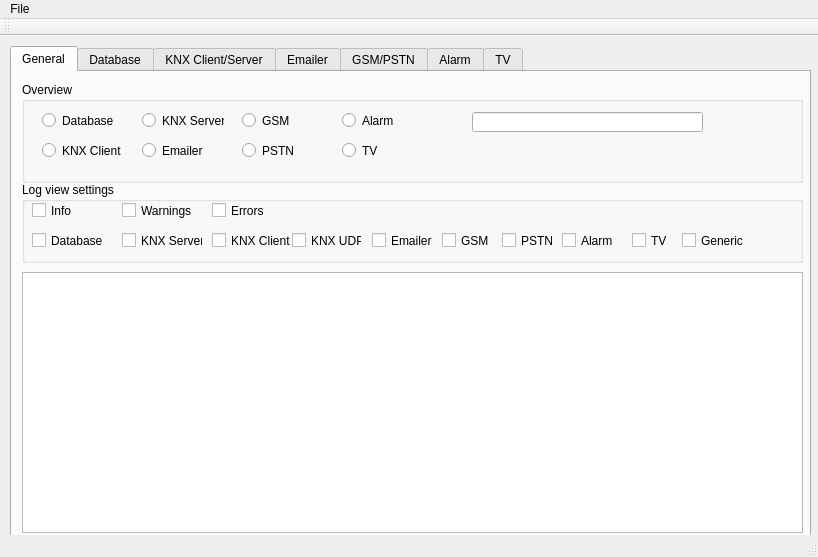
<?xml version="1.0" encoding="UTF-8"?>
<ui version="4.0">
 <class>MainWindow</class>
 <widget class="QMainWindow" name="MainWindow">
  <property name="geometry">
   <rect>
    <x>0</x>
    <y>0</y>
    <width>818</width>
    <height>557</height>
   </rect>
  </property>
  <property name="windowTitle">
   <string>GiDT KNX Server</string>
  </property>
  <property name="windowIcon">
   <iconset resource="resources.qrc">
    <normaloff>:/images/icon.png</normaloff>:/images/icon.png</iconset>
  </property>
  <widget class="QWidget" name="centralWidget">
   <widget class="QTabWidget" name="tabWidget">
    <property name="geometry">
     <rect>
      <x>10</x>
      <y>10</y>
      <width>801</width>
      <height>491</height>
     </rect>
    </property>
    <property name="font">
     <font>
      <pointsize>9</pointsize>
     </font>
    </property>
    <property name="currentIndex">
     <number>0</number>
    </property>
    <widget class="QWidget" name="tabGeneral">
     <attribute name="title">
      <string>General</string>
     </attribute>
     <widget class="QGroupBox" name="groupBox_3">
      <property name="geometry">
       <rect>
        <x>10</x>
        <y>110</y>
        <width>781</width>
        <height>81</height>
       </rect>
      </property>
      <property name="title">
       <string>Log view settings</string>
      </property>
      <widget class="QCheckBox" name="chk_LogViewDb">
       <property name="geometry">
        <rect>
         <x>10</x>
         <y>50</y>
         <width>81</width>
         <height>17</height>
        </rect>
       </property>
       <property name="text">
        <string>Database</string>
       </property>
      </widget>
      <widget class="QCheckBox" name="chk_LogViewKnxServer">
       <property name="geometry">
        <rect>
         <x>100</x>
         <y>50</y>
         <width>81</width>
         <height>17</height>
        </rect>
       </property>
       <property name="text">
        <string>KNX Server</string>
       </property>
      </widget>
      <widget class="QCheckBox" name="chk_LogViewKnxClient">
       <property name="geometry">
        <rect>
         <x>190</x>
         <y>50</y>
         <width>81</width>
         <height>17</height>
        </rect>
       </property>
       <property name="text">
        <string>KNX Client</string>
       </property>
      </widget>
      <widget class="QCheckBox" name="chk_LogViewKnxUdp">
       <property name="geometry">
        <rect>
         <x>270</x>
         <y>50</y>
         <width>70</width>
         <height>17</height>
        </rect>
       </property>
       <property name="text">
        <string>KNX UDP</string>
       </property>
      </widget>
      <widget class="QCheckBox" name="chk_LogViewEmailer">
       <property name="geometry">
        <rect>
         <x>350</x>
         <y>50</y>
         <width>70</width>
         <height>17</height>
        </rect>
       </property>
       <property name="text">
        <string>Emailer</string>
       </property>
      </widget>
      <widget class="QCheckBox" name="chk_LogViewGsm">
       <property name="geometry">
        <rect>
         <x>420</x>
         <y>50</y>
         <width>51</width>
         <height>17</height>
        </rect>
       </property>
       <property name="text">
        <string>GSM</string>
       </property>
      </widget>
      <widget class="QCheckBox" name="chk_LogViewPstn">
       <property name="geometry">
        <rect>
         <x>480</x>
         <y>50</y>
         <width>51</width>
         <height>17</height>
        </rect>
       </property>
       <property name="text">
        <string>PSTN</string>
       </property>
      </widget>
      <widget class="QCheckBox" name="chk_LogViewAlarm">
       <property name="geometry">
        <rect>
         <x>540</x>
         <y>50</y>
         <width>61</width>
         <height>17</height>
        </rect>
       </property>
       <property name="text">
        <string>Alarm</string>
       </property>
      </widget>
      <widget class="QCheckBox" name="chk_LogViewTv">
       <property name="geometry">
        <rect>
         <x>610</x>
         <y>50</y>
         <width>41</width>
         <height>17</height>
        </rect>
       </property>
       <property name="text">
        <string>TV</string>
       </property>
      </widget>
      <widget class="QCheckBox" name="chk_LogViewGeneric">
       <property name="geometry">
        <rect>
         <x>660</x>
         <y>50</y>
         <width>70</width>
         <height>17</height>
        </rect>
       </property>
       <property name="text">
        <string>Generic</string>
       </property>
      </widget>
      <widget class="QCheckBox" name="chk_LogViewInfo">
       <property name="geometry">
        <rect>
         <x>10</x>
         <y>20</y>
         <width>61</width>
         <height>17</height>
        </rect>
       </property>
       <property name="text">
        <string>Info</string>
       </property>
      </widget>
      <widget class="QCheckBox" name="chk_LogViewWarnings">
       <property name="geometry">
        <rect>
         <x>100</x>
         <y>20</y>
         <width>70</width>
         <height>17</height>
        </rect>
       </property>
       <property name="text">
        <string>Warnings</string>
       </property>
      </widget>
      <widget class="QCheckBox" name="chk_LogViewErrors">
       <property name="geometry">
        <rect>
         <x>190</x>
         <y>20</y>
         <width>70</width>
         <height>17</height>
        </rect>
       </property>
       <property name="text">
        <string>Errors</string>
       </property>
      </widget>
     </widget>
     <widget class="QGroupBox" name="groupBox_8">
      <property name="geometry">
       <rect>
        <x>10</x>
        <y>10</y>
        <width>781</width>
        <height>101</height>
       </rect>
      </property>
      <property name="title">
       <string>Overview</string>
      </property>
      <widget class="QRadioButton" name="rbn_GeneralDb">
       <property name="geometry">
        <rect>
         <x>20</x>
         <y>30</y>
         <width>82</width>
         <height>17</height>
        </rect>
       </property>
       <property name="text">
        <string>Database</string>
       </property>
       <property name="checkable">
        <bool>false</bool>
       </property>
      </widget>
      <widget class="QRadioButton" name="rbn_GeneralKnxClient">
       <property name="geometry">
        <rect>
         <x>20</x>
         <y>60</y>
         <width>82</width>
         <height>17</height>
        </rect>
       </property>
       <property name="text">
        <string>KNX Client</string>
       </property>
       <property name="checkable">
        <bool>false</bool>
       </property>
      </widget>
      <widget class="QRadioButton" name="rbn_GeneralKnxServer">
       <property name="geometry">
        <rect>
         <x>120</x>
         <y>30</y>
         <width>82</width>
         <height>17</height>
        </rect>
       </property>
       <property name="text">
        <string>KNX Server</string>
       </property>
       <property name="checkable">
        <bool>false</bool>
       </property>
      </widget>
      <widget class="QRadioButton" name="rbn_GeneralEmailer">
       <property name="geometry">
        <rect>
         <x>120</x>
         <y>60</y>
         <width>82</width>
         <height>17</height>
        </rect>
       </property>
       <property name="text">
        <string>Emailer</string>
       </property>
       <property name="checkable">
        <bool>false</bool>
       </property>
      </widget>
      <widget class="QRadioButton" name="rbn_GeneralGsm">
       <property name="geometry">
        <rect>
         <x>220</x>
         <y>30</y>
         <width>82</width>
         <height>17</height>
        </rect>
       </property>
       <property name="text">
        <string>GSM</string>
       </property>
       <property name="checkable">
        <bool>false</bool>
       </property>
      </widget>
      <widget class="QRadioButton" name="rbn_GeneralPstn">
       <property name="geometry">
        <rect>
         <x>220</x>
         <y>60</y>
         <width>82</width>
         <height>17</height>
        </rect>
       </property>
       <property name="text">
        <string>PSTN</string>
       </property>
       <property name="checkable">
        <bool>false</bool>
       </property>
      </widget>
      <widget class="QRadioButton" name="rbn_GeneralAlarm">
       <property name="geometry">
        <rect>
         <x>320</x>
         <y>30</y>
         <width>82</width>
         <height>17</height>
        </rect>
       </property>
       <property name="text">
        <string>Alarm</string>
       </property>
       <property name="checkable">
        <bool>false</bool>
       </property>
      </widget>
      <widget class="QRadioButton" name="rbn_GeneralTv">
       <property name="geometry">
        <rect>
         <x>320</x>
         <y>60</y>
         <width>82</width>
         <height>17</height>
        </rect>
       </property>
       <property name="text">
        <string>TV</string>
       </property>
       <property name="checkable">
        <bool>false</bool>
       </property>
      </widget>
      <widget class="QLineEdit" name="txt_toolsPath">
       <property name="geometry">
        <rect>
         <x>450</x>
         <y>30</y>
         <width>231</width>
         <height>20</height>
        </rect>
       </property>
      </widget>
     </widget>
     <widget class="QTableView" name="tbv_Log">
      <property name="geometry">
       <rect>
        <x>10</x>
        <y>200</y>
        <width>781</width>
        <height>261</height>
       </rect>
      </property>
      <attribute name="verticalHeaderVisible">
       <bool>false</bool>
      </attribute>
     </widget>
    </widget>
    <widget class="QWidget" name="tabDatabase">
     <attribute name="title">
      <string>Database</string>
     </attribute>
     <widget class="QGroupBox" name="groupBox">
      <property name="geometry">
       <rect>
        <x>10</x>
        <y>10</y>
        <width>781</width>
        <height>141</height>
       </rect>
      </property>
      <property name="font">
       <font>
        <pointsize>10</pointsize>
       </font>
      </property>
      <property name="title">
       <string>Database settings</string>
      </property>
      <widget class="QLabel" name="label">
       <property name="geometry">
        <rect>
         <x>10</x>
         <y>20</y>
         <width>61</width>
         <height>16</height>
        </rect>
       </property>
       <property name="text">
        <string>DB Name:</string>
       </property>
      </widget>
      <widget class="QLabel" name="label_2">
       <property name="geometry">
        <rect>
         <x>10</x>
         <y>50</y>
         <width>81</width>
         <height>16</height>
        </rect>
       </property>
       <property name="text">
        <string>Username:</string>
       </property>
      </widget>
      <widget class="QLineEdit" name="txt_DbName">
       <property name="geometry">
        <rect>
         <x>80</x>
         <y>20</y>
         <width>113</width>
         <height>20</height>
        </rect>
       </property>
      </widget>
      <widget class="QLineEdit" name="txt_DbUsername">
       <property name="geometry">
        <rect>
         <x>80</x>
         <y>50</y>
         <width>113</width>
         <height>20</height>
        </rect>
       </property>
      </widget>
      <widget class="QLabel" name="label_3">
       <property name="geometry">
        <rect>
         <x>10</x>
         <y>80</y>
         <width>71</width>
         <height>16</height>
        </rect>
       </property>
       <property name="text">
        <string>Password:</string>
       </property>
      </widget>
      <widget class="QLineEdit" name="txt_DbPassword">
       <property name="geometry">
        <rect>
         <x>80</x>
         <y>80</y>
         <width>113</width>
         <height>20</height>
        </rect>
       </property>
      </widget>
      <widget class="QCheckBox" name="chk_DbStartUp">
       <property name="geometry">
        <rect>
         <x>230</x>
         <y>20</y>
         <width>131</width>
         <height>17</height>
        </rect>
       </property>
       <property name="text">
        <string>Activate on startup</string>
       </property>
      </widget>
      <widget class="QPushButton" name="btn_DbConnect">
       <property name="geometry">
        <rect>
         <x>230</x>
         <y>50</y>
         <width>131</width>
         <height>23</height>
        </rect>
       </property>
       <property name="text">
        <string>Connect</string>
       </property>
      </widget>
      <widget class="QPushButton" name="btn_DbOpen">
       <property name="geometry">
        <rect>
         <x>230</x>
         <y>80</y>
         <width>131</width>
         <height>23</height>
        </rect>
       </property>
       <property name="text">
        <string>Open DB</string>
       </property>
      </widget>
      <widget class="QLineEdit" name="txt_DbHost">
       <property name="geometry">
        <rect>
         <x>80</x>
         <y>110</y>
         <width>113</width>
         <height>20</height>
        </rect>
       </property>
      </widget>
      <widget class="QLabel" name="label_16">
       <property name="geometry">
        <rect>
         <x>10</x>
         <y>110</y>
         <width>71</width>
         <height>16</height>
        </rect>
       </property>
       <property name="text">
        <string>Host:</string>
       </property>
      </widget>
      <widget class="QLabel" name="label_17">
       <property name="geometry">
        <rect>
         <x>410</x>
         <y>20</y>
         <width>51</width>
         <height>16</height>
        </rect>
       </property>
       <property name="frameShadow">
        <enum>QFrame::Plain</enum>
       </property>
       <property name="text">
        <string>Status:</string>
       </property>
      </widget>
      <widget class="QLineEdit" name="txt_DbStatus">
       <property name="enabled">
        <bool>false</bool>
       </property>
       <property name="geometry">
        <rect>
         <x>460</x>
         <y>20</y>
         <width>113</width>
         <height>20</height>
        </rect>
       </property>
       <property name="text">
        <string>Disconnected</string>
       </property>
      </widget>
     </widget>
     <widget class="QGroupBox" name="groupBox_5">
      <property name="geometry">
       <rect>
        <x>10</x>
        <y>160</y>
        <width>781</width>
        <height>301</height>
       </rect>
      </property>
      <property name="title">
       <string>DB Log</string>
      </property>
      <widget class="QColumnView" name="columnView_2">
       <property name="geometry">
        <rect>
         <x>5</x>
         <y>21</y>
         <width>771</width>
         <height>271</height>
        </rect>
       </property>
      </widget>
     </widget>
    </widget>
    <widget class="QWidget" name="tabKnx">
     <attribute name="title">
      <string>KNX Client/Server</string>
     </attribute>
     <widget class="QGroupBox" name="groupBox_4">
      <property name="geometry">
       <rect>
        <x>390</x>
        <y>10</y>
        <width>371</width>
        <height>191</height>
       </rect>
      </property>
      <property name="title">
       <string>KNX Server</string>
      </property>
      <widget class="QLabel" name="label_4">
       <property name="geometry">
        <rect>
         <x>30</x>
         <y>30</y>
         <width>61</width>
         <height>16</height>
        </rect>
       </property>
       <property name="text">
        <string>Interface:</string>
       </property>
      </widget>
      <widget class="QComboBox" name="cbx_KnxServerInterface">
       <property name="geometry">
        <rect>
         <x>110</x>
         <y>30</y>
         <width>131</width>
         <height>22</height>
        </rect>
       </property>
      </widget>
      <widget class="QPushButton" name="btn_KnxServerStart">
       <property name="geometry">
        <rect>
         <x>260</x>
         <y>30</y>
         <width>101</width>
         <height>81</height>
        </rect>
       </property>
       <property name="text">
        <string>Start</string>
       </property>
      </widget>
      <widget class="QLabel" name="label_11">
       <property name="geometry">
        <rect>
         <x>30</x>
         <y>60</y>
         <width>71</width>
         <height>16</height>
        </rect>
       </property>
       <property name="text">
        <string>Control Port:</string>
       </property>
      </widget>
      <widget class="QLabel" name="label_12">
       <property name="geometry">
        <rect>
         <x>30</x>
         <y>90</y>
         <width>71</width>
         <height>16</height>
        </rect>
       </property>
       <property name="text">
        <string>Data Port:</string>
       </property>
      </widget>
      <widget class="QSpinBox" name="sbx_KnxServerControlPort">
       <property name="geometry">
        <rect>
         <x>110</x>
         <y>60</y>
         <width>61</width>
         <height>22</height>
        </rect>
       </property>
       <property name="toolTip">
        <string>Leave it 0 for automatic binding</string>
       </property>
       <property name="maximum">
        <number>65535</number>
       </property>
      </widget>
      <widget class="QSpinBox" name="sbx_KnxServerDataPort">
       <property name="geometry">
        <rect>
         <x>110</x>
         <y>90</y>
         <width>61</width>
         <height>22</height>
        </rect>
       </property>
       <property name="toolTip">
        <string>Leave it 0 for automatic binding</string>
       </property>
       <property name="maximum">
        <number>65535</number>
       </property>
      </widget>
      <widget class="QLineEdit" name="txt_KnxServerControlPortCurr">
       <property name="geometry">
        <rect>
         <x>180</x>
         <y>60</y>
         <width>61</width>
         <height>20</height>
        </rect>
       </property>
       <property name="toolTip">
        <string>Current port binding that is used.</string>
       </property>
       <property name="readOnly">
        <bool>true</bool>
       </property>
      </widget>
      <widget class="QLineEdit" name="txt_KnxServerDataPortCurr">
       <property name="geometry">
        <rect>
         <x>180</x>
         <y>90</y>
         <width>61</width>
         <height>20</height>
        </rect>
       </property>
       <property name="toolTip">
        <string>Current port binding that is used.</string>
       </property>
       <property name="readOnly">
        <bool>true</bool>
       </property>
      </widget>
      <widget class="QCheckBox" name="chk_KnxServerStartup">
       <property name="geometry">
        <rect>
         <x>30</x>
         <y>120</y>
         <width>131</width>
         <height>17</height>
        </rect>
       </property>
       <property name="text">
        <string>Activate on startup</string>
       </property>
      </widget>
     </widget>
     <widget class="QGroupBox" name="groupBox_6">
      <property name="geometry">
       <rect>
        <x>10</x>
        <y>10</y>
        <width>371</width>
        <height>191</height>
       </rect>
      </property>
      <property name="title">
       <string>Client</string>
      </property>
      <widget class="QCheckBox" name="chk_KnxClientStartup">
       <property name="geometry">
        <rect>
         <x>10</x>
         <y>150</y>
         <width>131</width>
         <height>17</height>
        </rect>
       </property>
       <property name="text">
        <string>Activate on startup</string>
       </property>
      </widget>
      <widget class="QLabel" name="label_5">
       <property name="geometry">
        <rect>
         <x>10</x>
         <y>60</y>
         <width>61</width>
         <height>16</height>
        </rect>
       </property>
       <property name="text">
        <string>Gateway:</string>
       </property>
      </widget>
      <widget class="QComboBox" name="cbx_KnxClientGateway">
       <property name="geometry">
        <rect>
         <x>100</x>
         <y>60</y>
         <width>131</width>
         <height>22</height>
        </rect>
       </property>
       <property name="editable">
        <bool>true</bool>
       </property>
      </widget>
      <widget class="QPushButton" name="btn_KnxClientSearch">
       <property name="geometry">
        <rect>
         <x>250</x>
         <y>60</y>
         <width>101</width>
         <height>23</height>
        </rect>
       </property>
       <property name="text">
        <string>Search Gateways</string>
       </property>
      </widget>
      <widget class="QPushButton" name="btn_KnxClientConnect">
       <property name="geometry">
        <rect>
         <x>250</x>
         <y>90</y>
         <width>101</width>
         <height>23</height>
        </rect>
       </property>
       <property name="text">
        <string>Connect</string>
       </property>
      </widget>
      <widget class="QPushButton" name="btn_KnxClientDisconnect">
       <property name="geometry">
        <rect>
         <x>250</x>
         <y>120</y>
         <width>101</width>
         <height>23</height>
        </rect>
       </property>
       <property name="text">
        <string>Disconnect</string>
       </property>
      </widget>
      <widget class="QLabel" name="label_10">
       <property name="geometry">
        <rect>
         <x>10</x>
         <y>90</y>
         <width>81</width>
         <height>16</height>
        </rect>
       </property>
       <property name="text">
        <string>Gateway port:</string>
       </property>
      </widget>
      <widget class="QLabel" name="label_6">
       <property name="geometry">
        <rect>
         <x>10</x>
         <y>120</y>
         <width>81</width>
         <height>16</height>
        </rect>
       </property>
       <property name="text">
        <string>Last channel:</string>
       </property>
      </widget>
      <widget class="QLabel" name="label_15">
       <property name="geometry">
        <rect>
         <x>10</x>
         <y>30</y>
         <width>46</width>
         <height>13</height>
        </rect>
       </property>
       <property name="text">
        <string>Status:</string>
       </property>
      </widget>
      <widget class="QSpinBox" name="sbx_KnxClientGwPort">
       <property name="geometry">
        <rect>
         <x>100</x>
         <y>90</y>
         <width>61</width>
         <height>22</height>
        </rect>
       </property>
       <property name="toolTip">
        <string>Leave it 0 for automatic binding</string>
       </property>
       <property name="maximum">
        <number>65535</number>
       </property>
      </widget>
      <widget class="QSpinBox" name="sbx_KnxClientLastChannel">
       <property name="geometry">
        <rect>
         <x>100</x>
         <y>120</y>
         <width>61</width>
         <height>22</height>
        </rect>
       </property>
       <property name="toolTip">
        <string>Leave it 0 for automatic binding</string>
       </property>
       <property name="maximum">
        <number>65535</number>
       </property>
      </widget>
      <widget class="QLineEdit" name="txt_KnxClientControlPortCurr">
       <property name="geometry">
        <rect>
         <x>170</x>
         <y>90</y>
         <width>61</width>
         <height>20</height>
        </rect>
       </property>
       <property name="toolTip">
        <string>Current port binding that is used.</string>
       </property>
       <property name="readOnly">
        <bool>true</bool>
       </property>
      </widget>
      <widget class="QLineEdit" name="txt_KnxClientDataPortCurr">
       <property name="geometry">
        <rect>
         <x>170</x>
         <y>120</y>
         <width>61</width>
         <height>20</height>
        </rect>
       </property>
       <property name="toolTip">
        <string>Current port binding that is used.</string>
       </property>
       <property name="readOnly">
        <bool>true</bool>
       </property>
      </widget>
     </widget>
     <widget class="QGroupBox" name="groupBox_7">
      <property name="geometry">
       <rect>
        <x>390</x>
        <y>210</y>
        <width>371</width>
        <height>181</height>
       </rect>
      </property>
      <property name="title">
       <string>UDP Server</string>
      </property>
      <widget class="QLabel" name="label_13">
       <property name="geometry">
        <rect>
         <x>30</x>
         <y>30</y>
         <width>71</width>
         <height>16</height>
        </rect>
       </property>
       <property name="text">
        <string>Control Port:</string>
       </property>
      </widget>
      <widget class="QLabel" name="label_14">
       <property name="geometry">
        <rect>
         <x>30</x>
         <y>60</y>
         <width>71</width>
         <height>16</height>
        </rect>
       </property>
       <property name="text">
        <string>Data Port:</string>
       </property>
      </widget>
      <widget class="QSpinBox" name="sbx_KnxUdpServerControlPort">
       <property name="geometry">
        <rect>
         <x>110</x>
         <y>30</y>
         <width>61</width>
         <height>22</height>
        </rect>
       </property>
       <property name="toolTip">
        <string>Leave it 0 for automatic binding</string>
       </property>
       <property name="maximum">
        <number>65535</number>
       </property>
      </widget>
      <widget class="QSpinBox" name="sbx_KnxUdpServerDataPort">
       <property name="geometry">
        <rect>
         <x>110</x>
         <y>60</y>
         <width>61</width>
         <height>22</height>
        </rect>
       </property>
       <property name="toolTip">
        <string>Leave it 0 for automatic binding</string>
       </property>
       <property name="maximum">
        <number>65535</number>
       </property>
      </widget>
      <widget class="QCheckBox" name="chk_KnxUdpServerBroadcast">
       <property name="geometry">
        <rect>
         <x>30</x>
         <y>90</y>
         <width>121</width>
         <height>17</height>
        </rect>
       </property>
       <property name="text">
        <string>Broadcast events</string>
       </property>
      </widget>
      <widget class="QLineEdit" name="txt_KnxUdpServerControlPortCurr">
       <property name="geometry">
        <rect>
         <x>180</x>
         <y>30</y>
         <width>61</width>
         <height>20</height>
        </rect>
       </property>
       <property name="toolTip">
        <string>Current port binding that is used.</string>
       </property>
       <property name="readOnly">
        <bool>true</bool>
       </property>
      </widget>
      <widget class="QLineEdit" name="txt_KnxUdpServerDataPortCurr">
       <property name="geometry">
        <rect>
         <x>180</x>
         <y>60</y>
         <width>61</width>
         <height>20</height>
        </rect>
       </property>
       <property name="toolTip">
        <string>Current port binding that is used.</string>
       </property>
       <property name="readOnly">
        <bool>true</bool>
       </property>
      </widget>
      <widget class="QPushButton" name="btn_KnxUdpServerStart">
       <property name="geometry">
        <rect>
         <x>260</x>
         <y>30</y>
         <width>101</width>
         <height>81</height>
        </rect>
       </property>
       <property name="text">
        <string>Start</string>
       </property>
      </widget>
      <widget class="QCheckBox" name="chk_KnxUdpServerStartup">
       <property name="geometry">
        <rect>
         <x>30</x>
         <y>120</y>
         <width>131</width>
         <height>17</height>
        </rect>
       </property>
       <property name="text">
        <string>Activate on startup</string>
       </property>
      </widget>
     </widget>
     <widget class="QGroupBox" name="groupBox_2">
      <property name="geometry">
       <rect>
        <x>10</x>
        <y>210</y>
        <width>371</width>
        <height>181</height>
       </rect>
      </property>
      <property name="title">
       <string>Time &amp;&amp; Date settings</string>
      </property>
      <widget class="QCheckBox" name="chk_KnxSendDateTime">
       <property name="geometry">
        <rect>
         <x>10</x>
         <y>30</y>
         <width>121</width>
         <height>17</height>
        </rect>
       </property>
       <property name="text">
        <string>Send date &amp;&amp; time</string>
       </property>
      </widget>
      <widget class="QLabel" name="label_7">
       <property name="geometry">
        <rect>
         <x>150</x>
         <y>30</y>
         <width>81</width>
         <height>16</height>
        </rect>
       </property>
       <property name="text">
        <string>Period (min):</string>
       </property>
      </widget>
      <widget class="QSpinBox" name="sbx_KnxDateTimePeriod">
       <property name="geometry">
        <rect>
         <x>230</x>
         <y>30</y>
         <width>51</width>
         <height>22</height>
        </rect>
       </property>
       <property name="maximum">
        <number>1200</number>
       </property>
      </widget>
      <widget class="QLabel" name="label_8">
       <property name="geometry">
        <rect>
         <x>10</x>
         <y>90</y>
         <width>121</width>
         <height>16</height>
        </rect>
       </property>
       <property name="text">
        <string>Date group address:</string>
       </property>
      </widget>
      <widget class="QLabel" name="label_9">
       <property name="geometry">
        <rect>
         <x>10</x>
         <y>60</y>
         <width>121</width>
         <height>16</height>
        </rect>
       </property>
       <property name="text">
        <string>Time group address:</string>
       </property>
      </widget>
      <widget class="QLineEdit" name="txt_KnxDateAddr">
       <property name="geometry">
        <rect>
         <x>130</x>
         <y>90</y>
         <width>61</width>
         <height>20</height>
        </rect>
       </property>
      </widget>
      <widget class="QLineEdit" name="txt_KnxTimeAddr">
       <property name="geometry">
        <rect>
         <x>130</x>
         <y>60</y>
         <width>61</width>
         <height>20</height>
        </rect>
       </property>
      </widget>
     </widget>
    </widget>
    <widget class="QWidget" name="tabEmailer">
     <attribute name="title">
      <string>Emailer</string>
     </attribute>
    </widget>
    <widget class="QWidget" name="tabGsmPstn">
     <attribute name="title">
      <string>GSM/PSTN</string>
     </attribute>
    </widget>
    <widget class="QWidget" name="tabAlarm">
     <attribute name="title">
      <string>Alarm</string>
     </attribute>
    </widget>
    <widget class="QWidget" name="tabTV">
     <attribute name="title">
      <string>TV</string>
     </attribute>
    </widget>
   </widget>
  </widget>
  <widget class="QMenuBar" name="menuBar">
   <property name="geometry">
    <rect>
     <x>0</x>
     <y>0</y>
     <width>818</width>
     <height>21</height>
    </rect>
   </property>
   <widget class="QMenu" name="menuFile">
    <property name="title">
     <string>File</string>
    </property>
    <addaction name="actionQuit"/>
   </widget>
   <addaction name="menuFile"/>
  </widget>
  <widget class="QToolBar" name="mainToolBar">
   <attribute name="toolBarArea">
    <enum>TopToolBarArea</enum>
   </attribute>
   <attribute name="toolBarBreak">
    <bool>false</bool>
   </attribute>
  </widget>
  <widget class="QStatusBar" name="statusBar"/>
  <action name="actionQuit">
   <property name="text">
    <string>Quit</string>
   </property>
  </action>
 </widget>
 <layoutdefault spacing="6" margin="11"/>
 <tabstops>
  <tabstop>tabWidget</tabstop>
  <tabstop>rbn_GeneralDb</tabstop>
  <tabstop>rbn_GeneralKnxClient</tabstop>
  <tabstop>rbn_GeneralKnxServer</tabstop>
  <tabstop>rbn_GeneralEmailer</tabstop>
  <tabstop>rbn_GeneralGsm</tabstop>
  <tabstop>rbn_GeneralPstn</tabstop>
  <tabstop>rbn_GeneralAlarm</tabstop>
  <tabstop>rbn_GeneralTv</tabstop>
  <tabstop>chk_LogViewInfo</tabstop>
  <tabstop>chk_LogViewDb</tabstop>
  <tabstop>chk_LogViewWarnings</tabstop>
  <tabstop>chk_LogViewKnxServer</tabstop>
  <tabstop>chk_LogViewErrors</tabstop>
  <tabstop>chk_LogViewKnxClient</tabstop>
  <tabstop>chk_LogViewKnxUdp</tabstop>
  <tabstop>chk_LogViewEmailer</tabstop>
  <tabstop>chk_LogViewGsm</tabstop>
  <tabstop>chk_LogViewPstn</tabstop>
  <tabstop>chk_LogViewAlarm</tabstop>
  <tabstop>chk_LogViewTv</tabstop>
  <tabstop>chk_LogViewGeneric</tabstop>
  <tabstop>txt_DbName</tabstop>
  <tabstop>txt_DbUsername</tabstop>
  <tabstop>txt_DbPassword</tabstop>
  <tabstop>txt_DbHost</tabstop>
  <tabstop>chk_KnxUdpServerBroadcast</tabstop>
  <tabstop>btn_DbConnect</tabstop>
  <tabstop>btn_DbOpen</tabstop>
  <tabstop>txt_DbStatus</tabstop>
  <tabstop>columnView_2</tabstop>
  <tabstop>cbx_KnxClientGateway</tabstop>
  <tabstop>btn_KnxClientSearch</tabstop>
  <tabstop>btn_KnxClientConnect</tabstop>
  <tabstop>btn_KnxClientDisconnect</tabstop>
  <tabstop>sbx_KnxUdpServerControlPort</tabstop>
  <tabstop>sbx_KnxUdpServerDataPort</tabstop>
  <tabstop>chk_KnxUdpServerBroadcast</tabstop>
  <tabstop>txt_KnxUdpServerControlPortCurr</tabstop>
  <tabstop>txt_KnxUdpServerDataPortCurr</tabstop>
  <tabstop>btn_KnxUdpServerStart</tabstop>
  <tabstop>chk_KnxUdpServerStartup</tabstop>
  <tabstop>chk_KnxSendDateTime</tabstop>
  <tabstop>sbx_KnxDateTimePeriod</tabstop>
  <tabstop>txt_KnxDateAddr</tabstop>
  <tabstop>txt_KnxTimeAddr</tabstop>
  <tabstop>chk_KnxServerStartup</tabstop>
  <tabstop>txt_KnxServerDataPortCurr</tabstop>
  <tabstop>txt_KnxServerControlPortCurr</tabstop>
  <tabstop>sbx_KnxServerControlPort</tabstop>
  <tabstop>chk_KnxClientStartup</tabstop>
  <tabstop>cbx_KnxServerInterface</tabstop>
  <tabstop>btn_KnxServerStart</tabstop>
  <tabstop>sbx_KnxServerDataPort</tabstop>
 </tabstops>
 <resources>
  <include location="resources.qrc"/>
 </resources>
 <connections/>
</ui>
